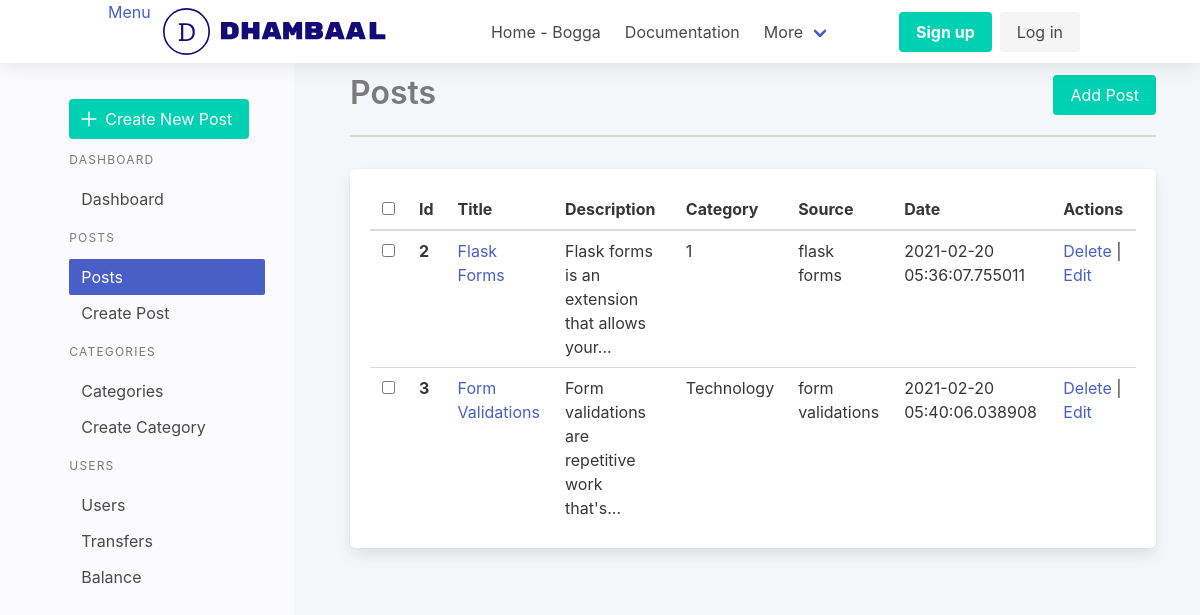
The app's page /dashboard/posts/ with its own data.
### app/dashboard/models/post.py (models this page shows, shortened)
@dataclass
class Post(db.Model):
    __tablename__ = "post"
    id: int = db.Column(db.Integer, primary_key=True)
    title: str = db.Column(db.String(80), nullable=False)
    description: str = db.Column(db.Text)
    source: str = db.Column(db.String(129), nullable=True)
    category: str = db.Column(db.String(129), nullable=True)
    created_at: datetime = db.Column(
        db.DateTime, nullable=False, default=datetime.utcnow)
    modified_at: datetime = db.Column(
        db.DateTime, nullable=False, default=datetime.utcnow, onupdate=datetime.utcnow)

### app/dashboard/views/posts.py (the view)
@dashboard.route('/posts/')
def posts():
    posts = Post.query.all()
    return render_template("posts/posts.html", posts=posts)

### app/dashboard/templates/posts/posts.html (shortened to what this page needs)
{% extends 'layout/base.html'%} {%block content%} {% from "macro.html" import
section_heading %} {{section_heading(title="Posts",link="dashboard.create_post",
btn_text="Add Post")}}
<table class="table box">
  <thead>
    <tr>
      <th><input type="checkbox" /></th>
      <th>Id</th>
      <th>Title</th>
      <th>Description</th>
      <th>Category</th>
      <th>Source</th>
      <th>Date</th>
      <th>Actions</th>
    </tr>
  </thead>
  <tbody>
    {% for post in posts %}
    <tr>
      <th><input type="checkbox" /></th>
      <th>{{ post.id }}</th>
      <td><a href="#">{{ post.title}}</a></td>
      <td>
        {%if post.description %} {{ post.description | truncate(50) }} {%endif%}
      </td>
      <td>{{ post.category }}</td>
      <td>{{ post.source}}</td>
      <td>{{post.created_at}}</td>
      <td>
        <a
          id="delete-btn"
          href="{{url_for('dashboard.delete_post',id=post.id)}}"
          >Delete</a
        >
        | <a>Edit</a>
      </td>
    </tr>
    {%endfor%}
  </tbody>
</table>
{%endblock content%}

### app/site/static/css/main.css (style rules this page uses)
* { margin:0; box-sizing: border-box; }

### records on screen
Post: id "2", title "Flask Forms", description "Flask forms is an extension that allows your...", category "1", source "flask forms", created_at "2021-02-20 05:36:07.755011"
Post: id "3", title "Form Validations", description "Form validations are repetitive work that's...", category "Technology", source "form validations", created_at "2021-02-20 05:40:06.038908"

### other values on screen
{{ title }} "Posts"
{{ btn_text }} "Add Post"
